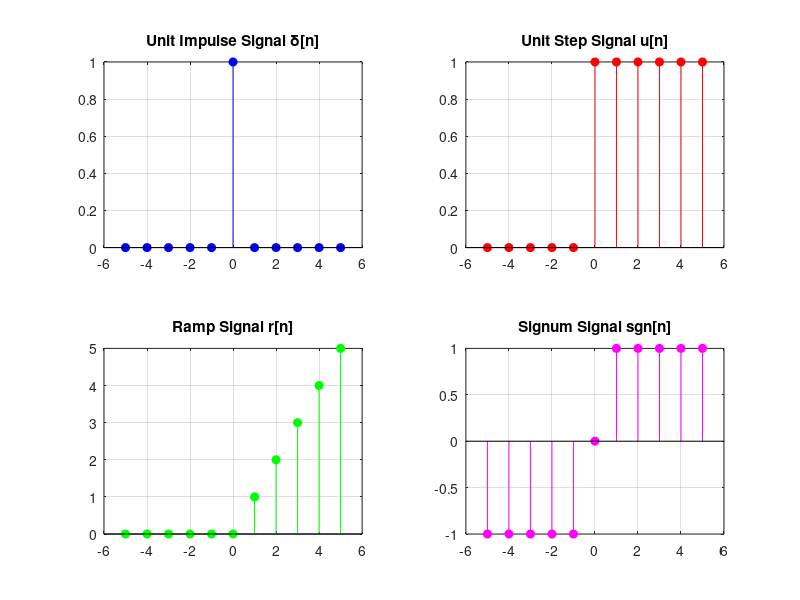

Source code (MATLAB):
% 1. Define the discrete time vector (from -5 to 5)
n = -5:5; 

% 2. Generate the basic signals
impulse = (n == 0);          % 1 when n is 0, else 0
step = (n >= 0);             % 1 when n is positive or 0, else 0
ramp = n .* (n >= 0);        % n multiplied by the step signal
signum = sign(n);            % Built-in MATLAB function for Signum (-1, 0, or 1)

% 3. Plot the signals
figure('Name', 'Basic Signals'); % Open a figure window

subplot(2, 2, 1);
stem(n, impulse, 'filled', 'b');
title('Unit Impulse Signal \delta[n]');
grid on;

subplot(2, 2, 2);
stem(n, step, 'filled', 'r');
title('Unit Step Signal u[n]');
grid on;

subplot(2, 2, 3);
stem(n, ramp, 'filled', 'g');
title('Ramp Signal r[n]');
grid on;

subplot(2, 2, 4);
stem(n, signum, 'filled', 'm');
title('Signum Signal sgn[n]');
grid on;
